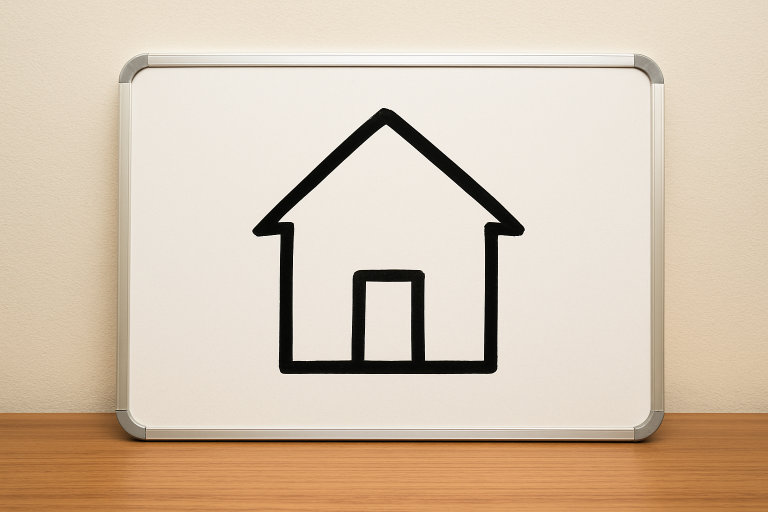
#> input picture in/house.png, 1536 x 1024 px, given in place of house.png.png, which was not available (shown at 1/2 size)
$ python main.py in/house.png 5
#> lines starting #> are read from the running program, lines starting #| are printed output that depends on the picture; after the words box and inside, x2 and y2 are one past the last pixel; in counts of white or black regions, pixels touching at a corner belong together; pictures that were not available may be replaced by others from this repository, and a replacement may not be noted
import numpy as np
import cv2
import matplotlib.pyplot as plt
import sys

IMAGE_NAME = sys.argv[1]
OUTPUT_DIM = int(sys.argv[2])

# load in the image as grayscale
im_gray = cv2.imread(f'in/{IMAGE_NAME}.png', cv2.IMREAD_GRAYSCALE)
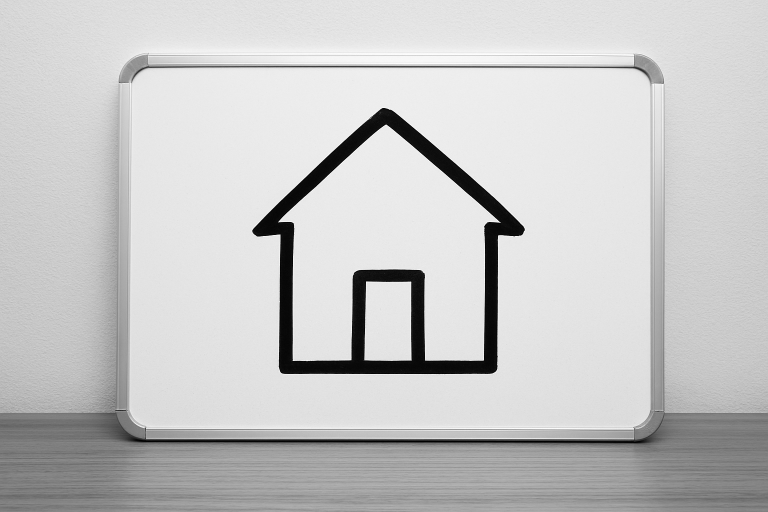
#> im_gray: shape (1024, 1536) (shown at 1/2 size); min 0, max 255, mean 199.2

# crop the image to just the whiteboard part (fixed size)
height, width = im_gray.shape
#> height = 1024; width = 1536
x0, y0 = width // 5, height // 5
#> x0 = 307; y0 = 204
x1, y1 = width - width // 5, height - height // 5
#> x1 = 1229; y1 = 820
im_cropped = im_gray[y0 : y1, x0 : x1]
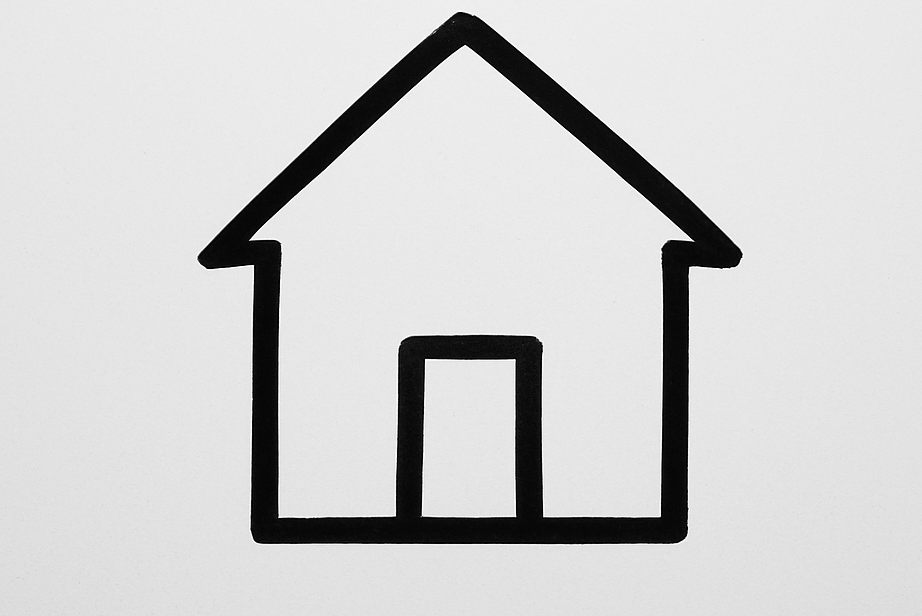
#> im_cropped: shape (616, 922); min 0, max 255, mean 207.6

# create binary mask on blurred image and remove excess noise
im_blurred = cv2.GaussianBlur(im_cropped, ksize=(9, 9), sigmaX=0)
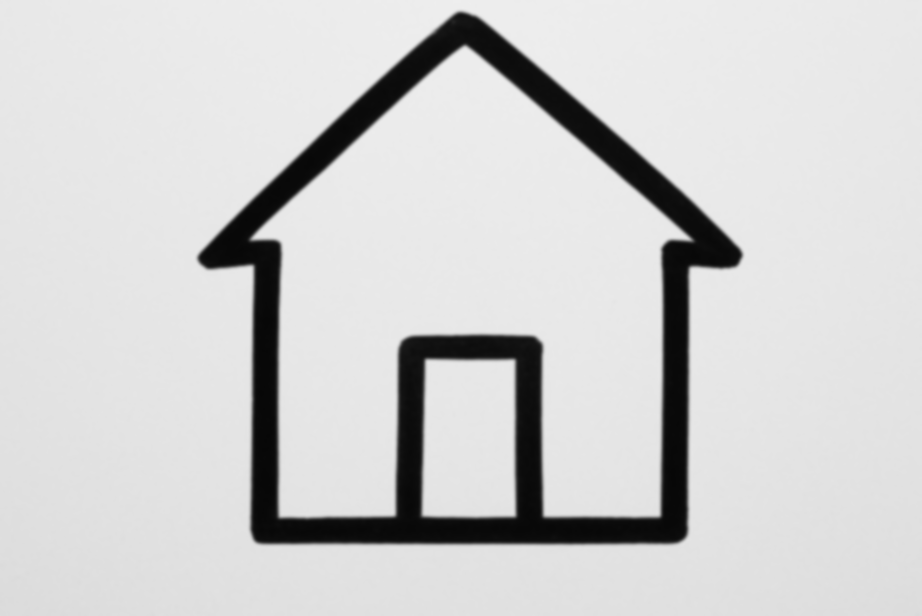
#> im_blurred: shape (616, 922); min 7, max 238, mean 207.6
_, im_binary = cv2.threshold(im_blurred, 0, 255, cv2.THRESH_BINARY + cv2.THRESH_OTSU)
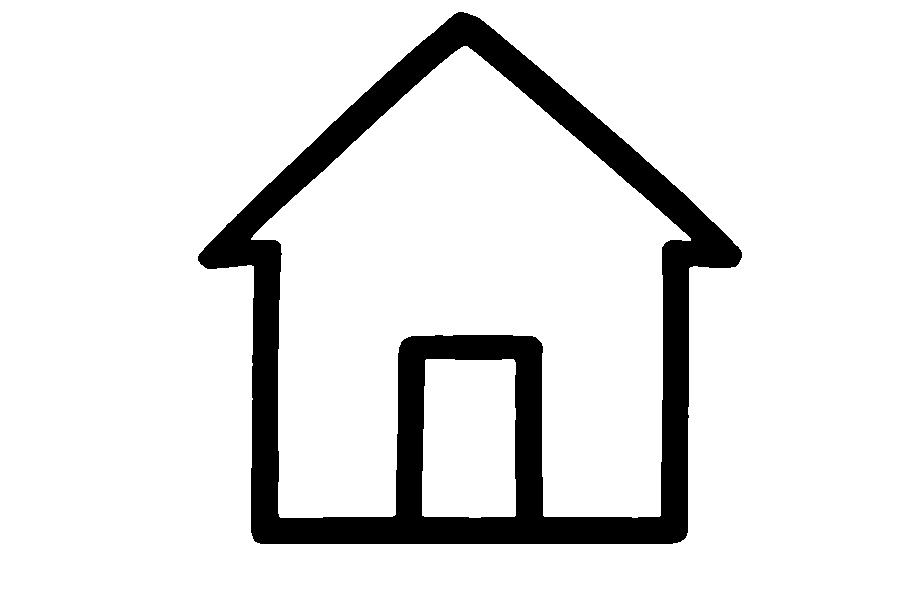
#> im_binary: shape (616, 922); 89.6% white; 1 black region, box (x1, y1, x2, y2) and area: (198, 12, 742, 544) 58895
im_binary = cv2.morphologyEx(im_binary, cv2.MORPH_CLOSE, kernel=np.ones((9, 9)))
#> im_binary: shape (616, 922); 89.6% white; 1 black region, box (x1, y1, x2, y2) and area: (200, 13, 741, 544) 58842

# crop to smallest rectangle that encompasses drawn object
ys, xs = np.where(im_binary == 0)
min_x, min_y = min(xs), min(ys)
#> min_x = 200; min_y = 13
max_x, max_y = max(xs), max(ys)
#> max_x = 740; max_y = 543
im_rect = im_binary[min_y : max_y + 1, min_x : max_x + 1]
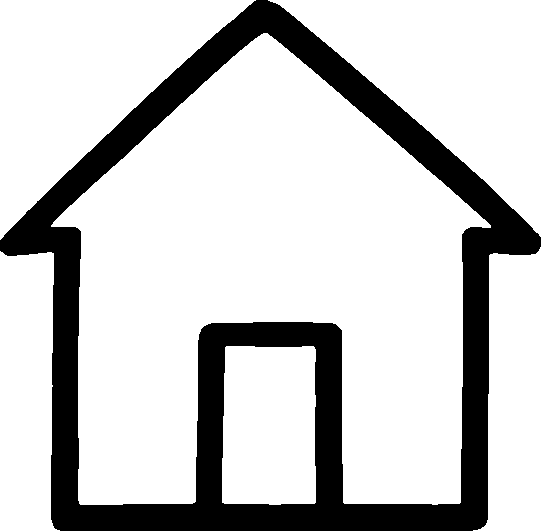
#> im_rect: shape (531, 541); 79.5% white; 1 black region, box (x1, y1, x2, y2) and area: (0, 0, 541, 531) 58842

# pool rectangle to square of size OUTPUT_DIM x OUTPUT_DIM
im_norms = im_rect.astype(np.float32) / 255.0
im_resized = cv2.resize(im_norms, dsize=(OUTPUT_DIM, OUTPUT_DIM), interpolation=cv2.INTER_AREA)
#> im_resized = [[1, 0.803, 0.651, 0.826, 1], [0.8, 0.834, 1, 0.812, 0.787], [0.624, 1, 1, 1, 0.625], [0.761, 0.842, 0.657, 0.848, 0.759], [0.685, 0.609, 0.642, 0.622, 0.691]]
im_matrix = (im_resized < 0.8).astype(int)
#> im_matrix = [[0, 0, 1, 0, 0], [0, 0, 0, 0, 1], [1, 0, 0, 0, 1], [1, 0, 1, 0, 1], [1, 1, 1, 1, 1]]
print(im_matrix)
#| [[0 0 1 0 0]
#|  [0 0 0 0 1]
#|  [1 0 0 0 1]
#|  [1 0 1 0 1]
#|  [1 1 1 1 1]]

# display the resulting image and save
fig, ax = plt.subplots(figsize=(6, 6))
ax.imshow(1 - im_matrix, cmap='gray')
ax.set_xticks([])
ax.set_yticks([])
plt.savefig(f'out/{IMAGE_NAME}{OUTPUT_DIM}-output.png',
            bbox_inches='tight', pad_inches=0, dpi=150)
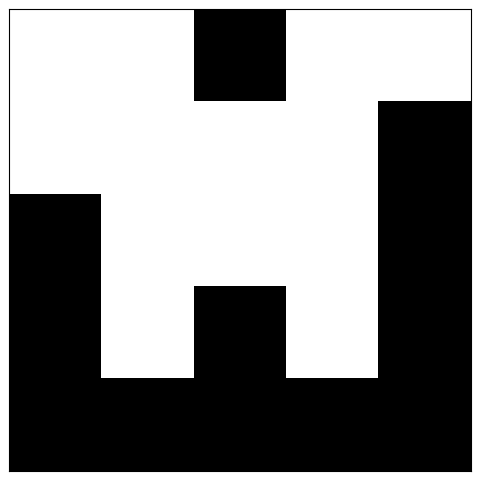
#> figure drawn by matplotlib, 1 panel
plt.show()
